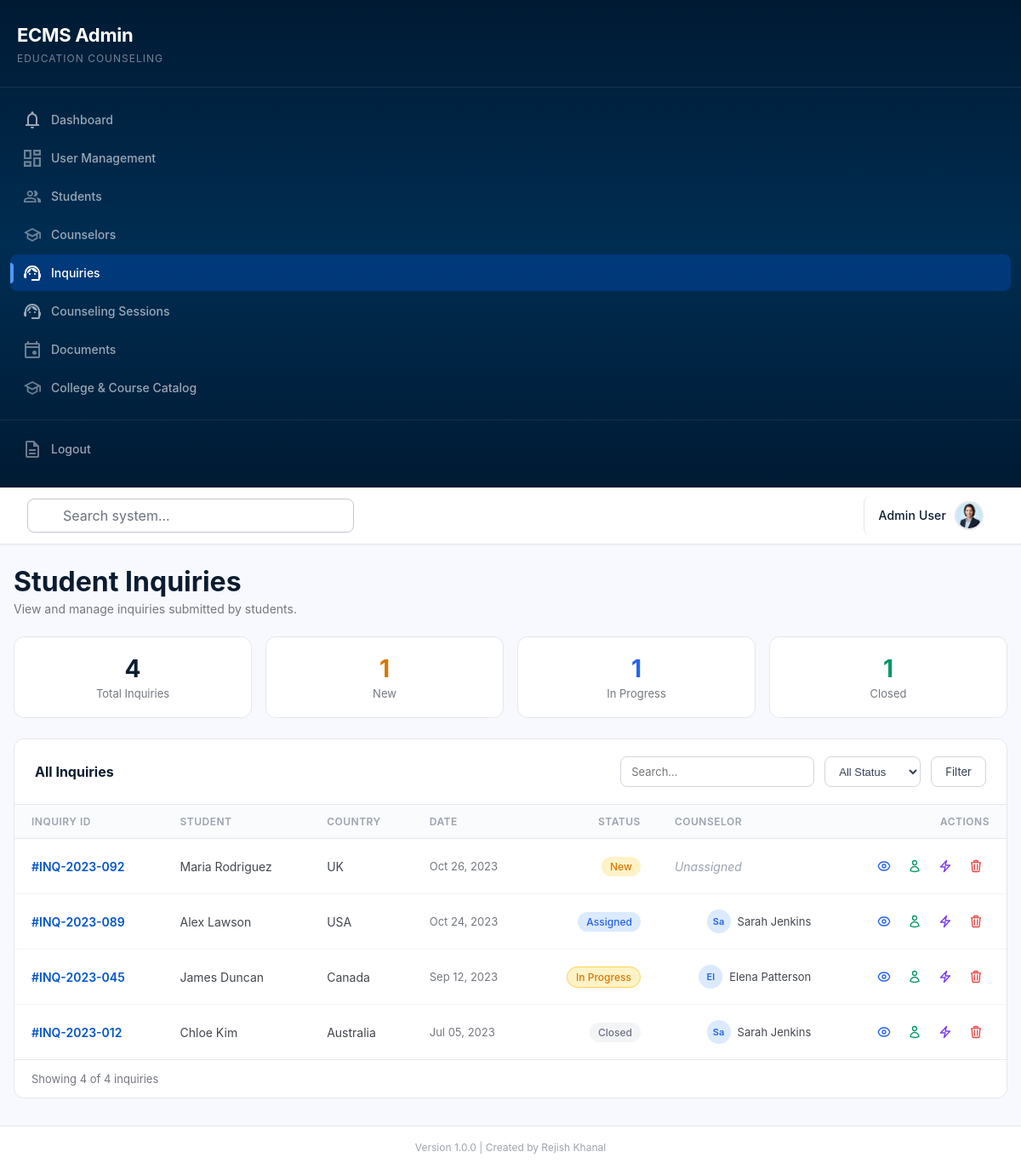
The app's page /admin/inquiries (signed in) with its own data.
### tables this page shows
CREATE TABLE IF NOT EXISTS inquiries (
    id INT AUTO_INCREMENT PRIMARY KEY,
    inquiry_id VARCHAR(50) UNIQUE,
    student_id INT,
    country_of_interest VARCHAR(100),
    level_of_study VARCHAR(50),
    message TEXT,
    status ENUM('new', 'assigned', 'in-progress', 'closed') DEFAULT 'new',
    counselor_id INT,
    created_at TIMESTAMP DEFAULT CURRENT_TIMESTAMP,
    FOREIGN KEY (student_id) REFERENCES students(id) ON DELETE SET NULL,
    FOREIGN KEY (counselor_id) REFERENCES counselors(id) ON DELETE SET NULL
);

CREATE TABLE IF NOT EXISTS students (
    id INT AUTO_INCREMENT PRIMARY KEY,
    student_id VARCHAR(50) UNIQUE,
    name VARCHAR(255) NOT NULL,
    email VARCHAR(255) UNIQUE NOT NULL,
    education_level VARCHAR(50),
    counselor_id INT,
    status ENUM('active', 'inactive') DEFAULT 'active',
    created_at TIMESTAMP DEFAULT CURRENT_TIMESTAMP,
    FOREIGN KEY (counselor_id) REFERENCES counselors(id) ON DELETE SET NULL
);

CREATE TABLE IF NOT EXISTS counselors (
    id INT AUTO_INCREMENT PRIMARY KEY,
    name VARCHAR(255) NOT NULL,
    email VARCHAR(255) UNIQUE NOT NULL,
    specialization VARCHAR(100),
    max_students INT DEFAULT 50,
    status ENUM('available', 'unavailable') DEFAULT 'available',
    created_at TIMESTAMP DEFAULT CURRENT_TIMESTAMP
);

### backend/views/admin/inquiries/index.php (the view, shortened to what the rows shown need)
<div class="inq-page">
    <section class="inq-header">
        <div><h2>Student Inquiries</h2><p>View and manage inquiries submitted by students.</p></div>
    </section>
    <section class="inq-card">
        <table class="inq-table">
            <thead>
                <tr>
                    <th>Inquiry ID</th>
                    <th>Student</th>
                    <th>Country</th>
                    <th>Date</th>
                    <th>Status</th>
                    <th>Counselor</th>
                    <th>Actions</th>
                </tr>
            </thead>
            <tbody>
                <?php if (!empty($inquiries)): ?>
                    <?php foreach ($inquiries as $inq): ?>
                        <tr>
                            <td><span class="inq-id">#<?php echo e($inq['inquiry_id']); ?></span></td>
                            <td><?php echo e($inq['student_name'] ?? '-'); ?></td>
                            <td><?php echo e($inq['country_of_interest'] ?? '-'); ?></td>
                            <td>
                                <div class="inq-date"><?php echo e(date('M d, Y', strtotime($inq['created_at']))); ?></div>
                            </td>
                            <td><span class="inq-badge inq-badge--<?php echo e($inq['status']); ?>"><?php echo e(ucwords(str_replace('-', ' ', $inq['status']))); ?></span></td>
                            <td>
                                <?php if (!empty($inq['counselor_name'])): ?>
                                    <div class="inq-counselor">
                                        <div class="inq-counselor__avatar"><?php echo e(substr($inq['counselor_name'], 0, 2)); ?></div>
                                        <span class="inq-counselor__name"><?php echo e($inq['counselor_name']); ?></span>
                                    </div>
                                <?php else: ?>
                                    <span style="color:#9ca3af;font-style:italic;">Unassigned</span>
                                <?php endif; ?>
                            </td>
                            <td>
                                <div class="inq-actions">
                                    <a href="<?php echo url('/admin/inquiries/' . $inq['id']); ?>" class="inq-action-btn inq-action-btn--view" title="View">
                                    </a>
                                    <button type="button" class="inq-action-btn inq-action-btn--assign" title="Assign Counselor" onclick="openAssignModal(<?php echo e($inq['id']); ?>, '<?php echo e(addslashes($inq['inquiry_id'])); ?>')">
                                    </button>
                                    <form method="POST" action="<?php echo url('/admin/inquiries/' . $inq['id'] . '/auto-assign'); ?>" style="display:inline;" onsubmit="return confirm('Auto-assign to least busy counselor?')">
                                        <button type="submit" class="inq-action-btn inq-action-btn--auto" title="Auto-Assign">
                                            <svg xmlns="http://www.w3.org/2000/svg" fill="none" viewBox="0 0 24 24" stroke-width="2" stroke="currentColor"><path stroke-linecap="round" stroke-linejoin="round" d="M3.75 13.5l10.5-11.25L12 10.5h8.25L9.75 21.75 12 13.5H3.75z" /></svg>
                                        </button>
                                    </form>
                                    <form method="POST" action="<?php echo url('/admin/inquiries/' . $inq['id'] . '/delete'); ?>" style="display:inline;" onsubmit="return confirm('Are you sure?')">
                                        <button type="submit" class="inq-action-btn inq-action-btn--delete" title="Delete">
                                        </button>
                                    </form>
                                </div>
                            </td>
                        </tr>
                    <?php endforeach; ?>
                <?php else: ?>
                    <tr><td colspan="7" class="inq-empty">No inquiries found.</td></tr>
                <?php endif; ?>
            </tbody>
        </table>
        <div class="inq-pagination">
            <span class="inq-pagination__info">Showing <?php echo count($inquiries); ?> of <?php echo e($total); ?> inquiries</span>
        </div>
    </section>
</div>
<?php
include __DIR__ . '/../../layouts/admin-layout.php';

### records on screen
inquiries: inquiry "INQ-2023-092", student.name "Maria Rodriguez", country_of_interest "UK", created_at "Oct 26, 2023", status "New", shows "Unassigned"
inquiries: inquiry "INQ-2023-089", student.name "Alex Lawson", country_of_interest "USA", created_at "Oct 24, 2023", status "Assigned", counselor.name "Sa", counselor.name "Sarah Jenkins"
inquiries: inquiry "INQ-2023-045", student.name "James Duncan", country_of_interest "Canada", created_at "Sep 12, 2023", status "In Progress", counselor.name "El", counselor.name "Elena Patterson"
inquiries: inquiry "INQ-2023-012", student.name "Chloe Kim", country_of_interest "Australia", created_at "Jul 05, 2023", status "Closed", counselor.name "Sa", counselor.name "Sarah Jenkins", id "4"

### other values on screen
$item['label'] "Dashboard"
$item['label'] "User Management"
$item['label'] "Students"
$item['label'] "Counselors"
$item['label'] "Inquiries"
$item['label'] "Counseling Sessions"
$item['label'] "Documents"
$item['label'] "College & Course Catalog"
$_SESSION['user']['name'] "Admin User"
$stats['total'] "4"
$stats['new_count'] "1"
$stats['in_progress'] "1"
$stats['closed'] "1"
count($inquiries) "4"
